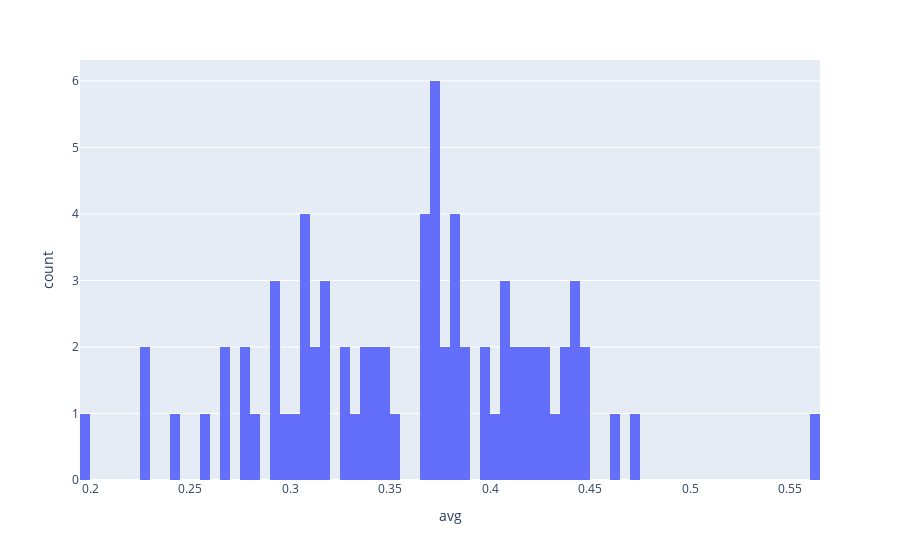

The cell this chart's notebook holds for it:
### Code cell
fig = px.histogram(df_vis, x="avg", nbins=100)
fig.show()

### Figure 1 — Plotly figure (JSON) as saved in the notebook; plotly's stock layout.template omitted (floating-point values rounded to 4 significant figures)
{"data": [{"alignmentgroup": "True", "bingroup": "x", "hovertemplate": "avg=%{x}<br>count=%{y}<extra></extra>", "legendgroup": "", "marker": {"color": "#636efa", "pattern": {"shape": ""}}, "name": "", "nbinsx": 100, "offsetgroup": "", "orientation": "v", "showlegend": false, "type": "histogram", "x": [0.563, 0.4734, 0.4614, 0.4482, 0.4467, 0.4441, 0.4422, 0.4406, 0.4355, 0.4353, 0.4332, 0.4276, 0.4259, 0.4248, 0.4242, 0.4188, 0.4156, 0.4109, 0.4101, 0.4096, 0.4082, 0.4065, 0.4011, 0.3993, 0.3987, 0.3873, 0.386, 0.3844, 0.3815, 0.3811, 0.3801, 0.3785, 0.3769, 0.3745, 0.3734, 0.3725, 0.3719, 0.3714, 0.3705, 0.3676, 0.366, 0.3659, 0.3657, 0.3507, 0.3499, 0.3485, 0.3432, 0.3412, 0.3385, 0.3383, 0.3321, 0.3285, 0.327, 0.3184, 0.3159, 0.3159, 0.3148, 0.3116, 0.3091, 0.3091, 0.3056, 0.3052, 0.3037, 0.2951, 0.2947, 0.2943, 0.2926, 0.2847, 0.277, 0.2768, 0.2694, 0.2657, 0.2584, 0.2426, 0.228, 0.2279, 0.1996], "xaxis": "x", "yaxis": "y"}], "layout": {"barmode": "relative", "legend": {"tracegroupgap": 0}, "margin": {"t": 60}, "xaxis": {"anchor": "y", "domain": [0, 1], "title": {"text": "avg"}}, "yaxis": {"anchor": "x", "domain": [0, 1], "title": {"text": "count"}}}}
